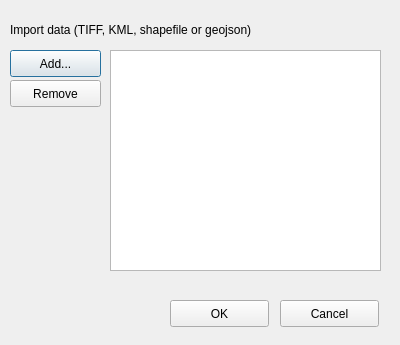
<?xml version="1.0" encoding="UTF-8"?>
<ui version="4.0">
 <class>ImportDataBase</class>
 <widget class="QDialog" name="ImportDataBase">
  <property name="geometry">
   <rect>
    <x>0</x>
    <y>0</y>
    <width>400</width>
    <height>345</height>
   </rect>
  </property>
  <property name="windowTitle">
   <string>Other Data</string>
  </property>
  <widget class="QPushButton" name="browse_file_btn">
   <property name="geometry">
    <rect>
     <x>10</x>
     <y>50</y>
     <width>91</width>
     <height>27</height>
    </rect>
   </property>
   <property name="text">
    <string>Add...</string>
   </property>
  </widget>
  <widget class="QLineEdit" name="file_path_lineedit">
   <property name="geometry">
    <rect>
     <x>361</x>
     <y>50</y>
     <width>16</width>
     <height>16</height>
    </rect>
   </property>
  </widget>
  <widget class="QPushButton" name="load_import_data_btn">
   <property name="geometry">
    <rect>
     <x>170</x>
     <y>300</y>
     <width>99</width>
     <height>27</height>
    </rect>
   </property>
   <property name="text">
    <string>OK</string>
   </property>
  </widget>
  <widget class="QPushButton" name="cancel_import_data_btn">
   <property name="geometry">
    <rect>
     <x>280</x>
     <y>300</y>
     <width>99</width>
     <height>27</height>
    </rect>
   </property>
   <property name="text">
    <string>Cancel</string>
   </property>
  </widget>
  <widget class="QLabel" name="label">
   <property name="geometry">
    <rect>
     <x>10</x>
     <y>10</y>
     <width>391</width>
     <height>41</height>
    </rect>
   </property>
   <property name="text">
    <string>&lt;html&gt;&lt;head/&gt;&lt;body&gt;&lt;p&gt;Import data (TIFF, KML, shapefile or geojson)&lt;/p&gt;&lt;/body&gt;&lt;/html&gt;</string>
   </property>
   <property name="wordWrap">
    <bool>true</bool>
   </property>
  </widget>
  <widget class="QListView" name="layers_listView">
   <property name="geometry">
    <rect>
     <x>110</x>
     <y>50</y>
     <width>271</width>
     <height>221</height>
    </rect>
   </property>
  </widget>
  <widget class="QPushButton" name="delete_layers_btn">
   <property name="geometry">
    <rect>
     <x>10</x>
     <y>80</y>
     <width>91</width>
     <height>27</height>
    </rect>
   </property>
   <property name="text">
    <string>Remove</string>
   </property>
  </widget>
 </widget>
 <resources/>
 <connections/>
</ui>
